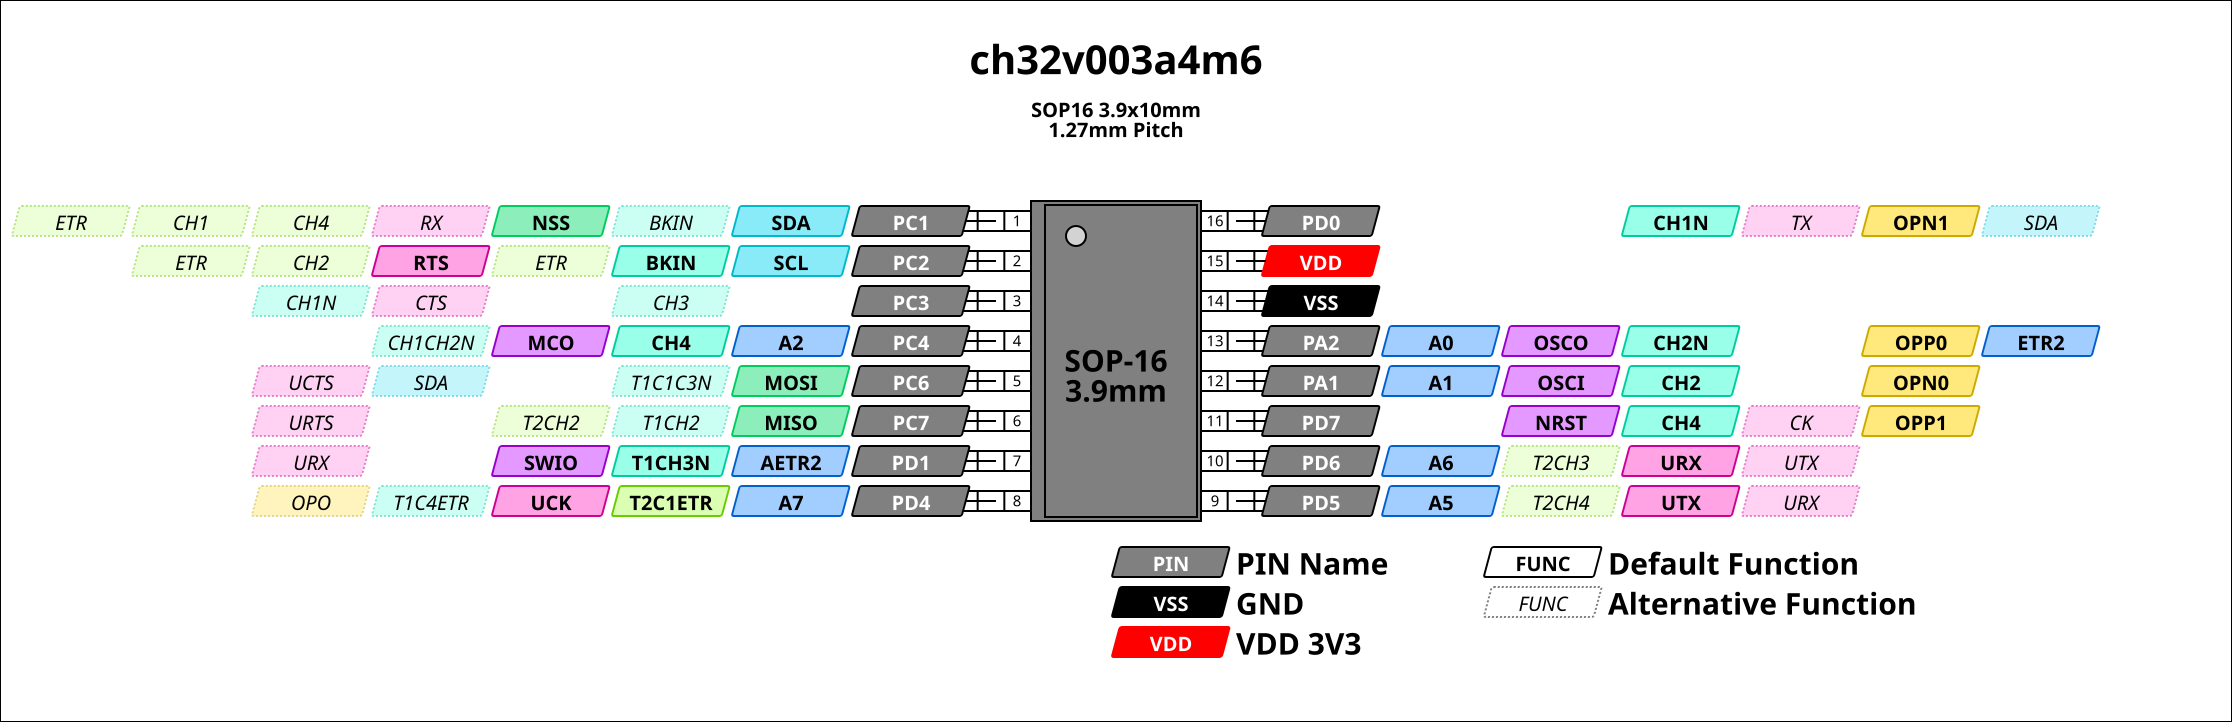

Write Python code to recreate this figure.
import pinout as gen

from ch32v003 import pins, types 

pin_mapping = [ "PC1", "PC2", "PC3", "PC4", "PC6",
                "PC7", "PD1", "PD4", "PD5", "PD6",
                "PD7", "PA1", "PA2", "VSS", "VDD",
                "PD0" ]

pinout = gen.Package("ch32v003a4m6", "SOP")
pinout.set_footprint(16, 40, 80, 20, 60)
pinout.set_label(110, 10, 30)
pinout.add_types(types)
pinout.set_label_af_height( 0, 0, 0 );
pinout.package_width = 250
pinout.pin_push_out_extra = 40
pinout.pin_no_offset = 26
pinout.add_pins(pins)
pinout.add_mapping( pin_mapping )
pinout.subtitle = "SOP16 3.9x10mm\n1.27mm Pitch"
pinout.footprint_text = "SOP-16"
pinout.is_diag = True

pinout.save()